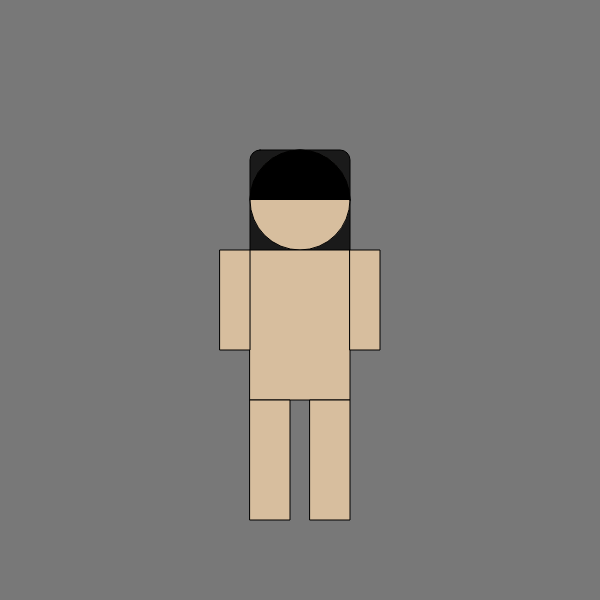
Frame 1 (no input)
Frame 60 (no input): identical to frame 1, image omitted
Frame 120 (the mouse pressed at the canvas centre since frame 60): identical to frame 1, image omitted

The p5.js sketch that drew this single still picture (run headless with seeded random() and noise() and a simulated clock; from frame 60 on, the mouse is pressed at the canvas centre):

// p5.js sketch
// ── sketch.js
"use strict";

function setup(){
    createCanvas(600,600);
}

let size = 100;
let px = 300;
let py = 200;
function draw(){
    background(120,120,120);
    
    //girl hair
    fill(0, 0, 0, 200);
    rect(px-size/2,py-size/2,size,size+50,10);

    fill('#D7BE9E');

    //head 
    ellipse(px,py,size,size);

    //body
    rect(px-size/2,py+size/2,size,size+size/2);

    //legs
    rect(px-size/2,py+2*size,40,size+20);
    rect(px+10,py+2*size,40,size+20);

    //arms
    rect(px-80,py+size/2,30,100);
    rect(px+50,py+size/2,30,100);

    //hair
    fill('black');
    arc(px,py,size,size,PI,0);

}
